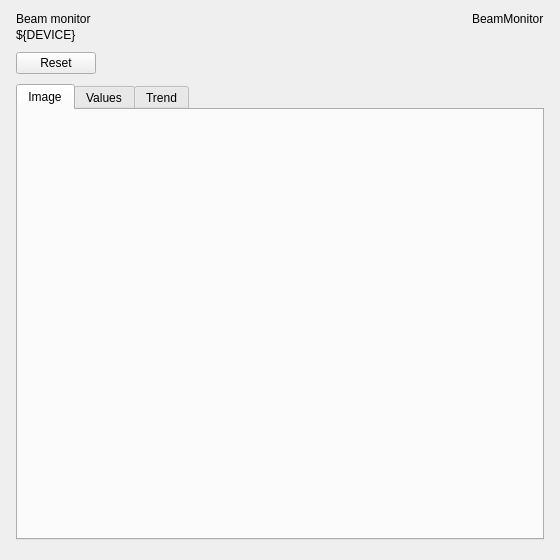
<?xml version="1.0" encoding="UTF-8"?>
<!--
  Beam monitor panel for a BeamMonitor device: commands, values, trend and image.
  Macros: DEVICE (the Tango device name)
  Open with a PyDMRelatedDisplayButton: filename "panels/beammonitor/panel.ui", macros {"DEVICE": "..."}
-->
<ui version="4.0">
 <class>BeamMonitorPanel</class>
 <widget class="QWidget" name="BeamMonitorPanel">
  <property name="geometry">
   <rect>
    <x>0</x>
    <y>0</y>
    <width>560</width>
    <height>560</height>
   </rect>
  </property>
  <property name="windowTitle">
   <string>Beam monitor ${DEVICE}</string>
  </property>
  <layout class="QVBoxLayout" name="main_layout">
   <property name="spacing">
    <number>10</number>
   </property>
   <property name="leftMargin">
    <number>16</number>
   </property>
   <property name="topMargin">
    <number>12</number>
   </property>
   <property name="rightMargin">
    <number>16</number>
   </property>
   <property name="bottomMargin">
    <number>10</number>
   </property>
   <item>
    <layout class="QHBoxLayout" name="header_layout">
     <property name="spacing">
      <number>12</number>
     </property>
     <property name="leftMargin">
      <number>0</number>
     </property>
     <property name="topMargin">
      <number>0</number>
     </property>
     <property name="rightMargin">
      <number>0</number>
     </property>
     <property name="bottomMargin">
      <number>0</number>
     </property>
     <item>
      <layout class="QVBoxLayout" name="titles_layout">
       <property name="spacing">
        <number>2</number>
       </property>
       <property name="leftMargin">
        <number>0</number>
       </property>
       <property name="topMargin">
        <number>0</number>
       </property>
       <property name="rightMargin">
        <number>0</number>
       </property>
       <property name="bottomMargin">
        <number>0</number>
       </property>
       <item>
        <widget class="QLabel" name="title">
         <property name="text">
          <string>Beam monitor</string>
         </property>
         <property name="mbiRole" stdset="0">
          <string>title</string>
         </property>
        </widget>
       </item>
       <item>
        <widget class="QLabel" name="subtitle">
         <property name="text">
          <string>${DEVICE}</string>
         </property>
         <property name="textInteractionFlags">
          <set>Qt::TextSelectableByMouse</set>
         </property>
         <property name="mbiRole" stdset="0">
          <string>subheading</string>
         </property>
        </widget>
       </item>
      </layout>
     </item>
     <item>
      <spacer name="spacer">
       <property name="orientation">
        <enum>Qt::Horizontal</enum>
       </property>
       <property name="sizeHint" stdset="0">
        <size>
         <width>0</width>
         <height>0</height>
        </size>
       </property>
      </spacer>
     </item>
     <item alignment="Qt::AlignTop">
      <widget class="QLabel" name="device_class">
       <property name="text">
        <string>BeamMonitor</string>
       </property>
       <property name="mbiRole" stdset="0">
        <string>caption</string>
       </property>
      </widget>
     </item>
    </layout>
   </item>
   <item>
    <layout class="QHBoxLayout" name="commands_layout">
     <property name="spacing">
      <number>8</number>
     </property>
     <property name="leftMargin">
      <number>0</number>
     </property>
     <property name="topMargin">
      <number>0</number>
     </property>
     <property name="rightMargin">
      <number>0</number>
     </property>
     <property name="bottomMargin">
      <number>0</number>
     </property>
     <item>
      <widget class="PyDMPushButton" name="reset_command">
       <property name="text">
        <string>Reset</string>
       </property>
       <property name="toolTip">
        <string>tango://${DEVICE}/Reset</string>
       </property>
       <property name="channel" stdset="0">
        <string>tango://${DEVICE}/Reset</string>
       </property>
       <property name="pressValue" stdset="0">
        <string>1</string>
       </property>
      </widget>
     </item>
     <item>
      <spacer name="spacer_2">
       <property name="orientation">
        <enum>Qt::Horizontal</enum>
       </property>
       <property name="sizeHint" stdset="0">
        <size>
         <width>0</width>
         <height>0</height>
        </size>
       </property>
      </spacer>
     </item>
    </layout>
   </item>
   <item>
    <widget class="QTabWidget" name="tabs">
     <property name="currentIndex">
      <number>0</number>
     </property>
     <widget class="QWidget" name="image_tab">
      <attribute name="title">
       <string>Image</string>
      </attribute>
      <layout class="QVBoxLayout" name="image_layout">
       <property name="leftMargin">
        <number>6</number>
       </property>
       <property name="topMargin">
        <number>6</number>
       </property>
       <property name="rightMargin">
        <number>6</number>
       </property>
       <property name="bottomMargin">
        <number>6</number>
       </property>
       <item>
        <widget class="PyDMImageView" name="image">
         <property name="toolTip">
          <string>tango://${DEVICE}/image</string>
         </property>
         <property name="imageChannel" stdset="0">
          <string>tango://${DEVICE}/image</string>
         </property>
         <property name="readingOrder" stdset="0">
          <enum>PyDMImageView::Clike</enum>
         </property>
         <property name="colorMap" stdset="0">
          <enum>PyDMImageView::Inferno</enum>
         </property>
         <property name="normalizeData" stdset="0">
          <bool>true</bool>
         </property>
        </widget>
       </item>
      </layout>
     </widget>
     <widget class="QWidget" name="values_tab">
      <attribute name="title">
       <string>Values</string>
      </attribute>
      <layout class="QGridLayout" name="values_layout">
       <property name="spacing">
        <number>8</number>
       </property>
       <property name="leftMargin">
        <number>12</number>
       </property>
       <property name="topMargin">
        <number>12</number>
       </property>
       <property name="rightMargin">
        <number>12</number>
       </property>
       <property name="bottomMargin">
        <number>12</number>
       </property>
       <item row="0" column="0">
        <widget class="QLabel" name="attribute_heading">
         <property name="text">
          <string>Attribute</string>
         </property>
         <property name="mbiRole" stdset="0">
          <string>caption</string>
         </property>
        </widget>
       </item>
       <item row="0" column="1">
        <widget class="QLabel" name="value_heading">
         <property name="text">
          <string>Value</string>
         </property>
         <property name="alignment">
          <set>Qt::AlignRight|Qt::AlignVCenter</set>
         </property>
         <property name="mbiRole" stdset="0">
          <string>caption</string>
         </property>
        </widget>
       </item>
       <item row="0" column="2">
        <widget class="QLabel" name="setpoint_heading">
         <property name="text">
          <string>Setpoint</string>
         </property>
         <property name="mbiRole" stdset="0">
          <string>caption</string>
         </property>
        </widget>
       </item>
       <item row="1" column="0">
        <widget class="QLabel" name="centroid_x_label">
         <property name="text">
          <string>Centroid x</string>
         </property>
        </widget>
       </item>
       <item row="1" column="1">
        <widget class="PyDMLabel" name="centroid_x">
         <property name="minimumSize">
          <size>
           <width>130</width>
           <height>0</height>
          </size>
         </property>
         <property name="toolTip">
          <string>tango://${DEVICE}/centroid_x</string>
         </property>
         <property name="alignment">
          <set>Qt::AlignRight|Qt::AlignVCenter</set>
         </property>
         <property name="mbiRole" stdset="0">
          <string>value</string>
         </property>
         <property name="showUnits" stdset="0">
          <bool>true</bool>
         </property>
         <property name="channel" stdset="0">
          <string>tango://${DEVICE}/centroid_x</string>
         </property>
        </widget>
       </item>
       <item row="2" column="0">
        <widget class="QLabel" name="centroid_y_label">
         <property name="text">
          <string>Centroid y</string>
         </property>
        </widget>
       </item>
       <item row="2" column="1">
        <widget class="PyDMLabel" name="centroid_y">
         <property name="minimumSize">
          <size>
           <width>130</width>
           <height>0</height>
          </size>
         </property>
         <property name="toolTip">
          <string>tango://${DEVICE}/centroid_y</string>
         </property>
         <property name="alignment">
          <set>Qt::AlignRight|Qt::AlignVCenter</set>
         </property>
         <property name="mbiRole" stdset="0">
          <string>value</string>
         </property>
         <property name="showUnits" stdset="0">
          <bool>true</bool>
         </property>
         <property name="channel" stdset="0">
          <string>tango://${DEVICE}/centroid_y</string>
         </property>
        </widget>
       </item>
       <item row="3" column="0">
        <widget class="QLabel" name="sigma_x_label">
         <property name="text">
          <string>Width x (sigma)</string>
         </property>
        </widget>
       </item>
       <item row="3" column="1">
        <widget class="PyDMLabel" name="sigma_x">
         <property name="minimumSize">
          <size>
           <width>130</width>
           <height>0</height>
          </size>
         </property>
         <property name="toolTip">
          <string>tango://${DEVICE}/sigma_x</string>
         </property>
         <property name="alignment">
          <set>Qt::AlignRight|Qt::AlignVCenter</set>
         </property>
         <property name="mbiRole" stdset="0">
          <string>value</string>
         </property>
         <property name="showUnits" stdset="0">
          <bool>true</bool>
         </property>
         <property name="channel" stdset="0">
          <string>tango://${DEVICE}/sigma_x</string>
         </property>
        </widget>
       </item>
       <item row="4" column="0">
        <widget class="QLabel" name="sigma_y_label">
         <property name="text">
          <string>Width y (sigma)</string>
         </property>
        </widget>
       </item>
       <item row="4" column="1">
        <widget class="PyDMLabel" name="sigma_y">
         <property name="minimumSize">
          <size>
           <width>130</width>
           <height>0</height>
          </size>
         </property>
         <property name="toolTip">
          <string>tango://${DEVICE}/sigma_y</string>
         </property>
         <property name="alignment">
          <set>Qt::AlignRight|Qt::AlignVCenter</set>
         </property>
         <property name="mbiRole" stdset="0">
          <string>value</string>
         </property>
         <property name="showUnits" stdset="0">
          <bool>true</bool>
         </property>
         <property name="channel" stdset="0">
          <string>tango://${DEVICE}/sigma_y</string>
         </property>
        </widget>
       </item>
       <item row="5" column="0">
        <widget class="QLabel" name="intensity_label">
         <property name="text">
          <string>Intensity</string>
         </property>
        </widget>
       </item>
       <item row="5" column="1">
        <widget class="PyDMLabel" name="intensity">
         <property name="minimumSize">
          <size>
           <width>130</width>
           <height>0</height>
          </size>
         </property>
         <property name="toolTip">
          <string>tango://${DEVICE}/intensity</string>
         </property>
         <property name="alignment">
          <set>Qt::AlignRight|Qt::AlignVCenter</set>
         </property>
         <property name="mbiRole" stdset="0">
          <string>value</string>
         </property>
         <property name="showUnits" stdset="0">
          <bool>true</bool>
         </property>
         <property name="channel" stdset="0">
          <string>tango://${DEVICE}/intensity</string>
         </property>
        </widget>
       </item>
       <item row="6" column="0">
        <widget class="QLabel" name="exposure_time_label">
         <property name="text">
          <string>Exposure time</string>
         </property>
        </widget>
       </item>
       <item row="6" column="1">
        <widget class="PyDMLabel" name="exposure_time">
         <property name="minimumSize">
          <size>
           <width>130</width>
           <height>0</height>
          </size>
         </property>
         <property name="toolTip">
          <string>tango://${DEVICE}/exposure_time</string>
         </property>
         <property name="alignment">
          <set>Qt::AlignRight|Qt::AlignVCenter</set>
         </property>
         <property name="mbiRole" stdset="0">
          <string>value</string>
         </property>
         <property name="showUnits" stdset="0">
          <bool>true</bool>
         </property>
         <property name="channel" stdset="0">
          <string>tango://${DEVICE}/exposure_time</string>
         </property>
        </widget>
       </item>
       <item row="6" column="2">
        <widget class="PyDMLineEdit" name="exposure_time_setpoint">
         <property name="toolTip">
          <string>tango://${DEVICE}/exposure_time</string>
         </property>
         <property name="minimumSize">
          <size>
           <width>110</width>
           <height>0</height>
          </size>
         </property>
         <property name="channel" stdset="0">
          <string>tango://${DEVICE}/exposure_time?w_value</string>
         </property>
         <property name="showUnits" stdset="0">
          <bool>true</bool>
         </property>
        </widget>
       </item>
       <item row="7" column="0">
        <spacer name="spacer_3">
         <property name="orientation">
          <enum>Qt::Vertical</enum>
         </property>
         <property name="sizeHint" stdset="0">
          <size>
           <width>0</width>
           <height>0</height>
          </size>
         </property>
        </spacer>
       </item>
       <item row="0" column="3">
        <spacer name="spacer_4">
         <property name="orientation">
          <enum>Qt::Horizontal</enum>
         </property>
         <property name="sizeHint" stdset="0">
          <size>
           <width>0</width>
           <height>0</height>
          </size>
         </property>
        </spacer>
       </item>
      </layout>
     </widget>
     <widget class="QWidget" name="trend_tab">
      <attribute name="title">
       <string>Trend</string>
      </attribute>
      <layout class="QVBoxLayout" name="trend_layout">
       <property name="leftMargin">
        <number>6</number>
       </property>
       <property name="topMargin">
        <number>6</number>
       </property>
       <property name="rightMargin">
        <number>6</number>
       </property>
       <property name="bottomMargin">
        <number>6</number>
       </property>
       <item>
        <widget class="PyDMTimePlot" name="trend">
         <property name="toolTip">
          <string>Last 10 minutes; right click for options</string>
         </property>
         <property name="yAxes" stdset="0">
          <stringlist>
           <string>{"name": "Centroid", "orientation": "left", "label": "Centroid", "minRange": -1.0, "maxRange": 1.0, "autoRange": true, "logMode": false}</string>
          </stringlist>
         </property>
         <property name="curves" stdset="0">
          <stringlist>
           <string>{"channel": "tango://${DEVICE}/centroid_x", "plot_style": null, "name": "Centroid x", "color": "#2ab5dd", "lineStyle": 1, "lineWidth": 2, "symbol": null, "symbolSize": 10, "yAxisName": "Centroid", "barWidth": null, "upperThreshold": null, "lowerThreshold": null, "thresholdColor": "white"}</string>
           <string>{"channel": "tango://${DEVICE}/centroid_y", "plot_style": null, "name": "Centroid y", "color": "#cf0eee", "lineStyle": 1, "lineWidth": 2, "symbol": null, "symbolSize": 10, "yAxisName": "Centroid", "barWidth": null, "upperThreshold": null, "lowerThreshold": null, "thresholdColor": "white"}</string>
          </stringlist>
         </property>
         <property name="timeSpan" stdset="0">
          <double>600.0</double>
         </property>
         <property name="updateInterval" stdset="0">
          <double>1.0</double>
         </property>
         <property name="showLegend" stdset="0">
          <bool>true</bool>
         </property>
         <property name="showXGrid" stdset="0">
          <bool>true</bool>
         </property>
         <property name="showYGrid" stdset="0">
          <bool>true</bool>
         </property>
         <property name="backgroundColor" stdset="0">
          <color alpha="255">
           <red>43</red>
           <green>47</green>
           <blue>64</blue>
          </color>
         </property>
         <property name="axisColor" stdset="0">
          <color alpha="255">
           <red>164</red>
           <green>168</green>
           <blue>184</blue>
          </color>
         </property>
        </widget>
       </item>
      </layout>
     </widget>
    </widget>
   </item>
   <item>
    <widget class="MbiDeviceFooter" name="footer">
     <property name="device" stdset="0">
      <string>${DEVICE}</string>
     </property>
    </widget>
   </item>
  </layout>
 </widget>
 <customwidgets>
  <customwidget>
   <class>MbiDeviceFooter</class>
   <extends>QWidget</extends>
   <header>pydm_mbi.widgets.footer</header>
  </customwidget>
  <customwidget>
   <class>PyDMImageView</class>
   <extends>QWidget</extends>
   <header>pydm.widgets.image</header>
  </customwidget>
  <customwidget>
   <class>PyDMLabel</class>
   <extends>QLabel</extends>
   <header>pydm.widgets.label</header>
  </customwidget>
  <customwidget>
   <class>PyDMLineEdit</class>
   <extends>QLineEdit</extends>
   <header>pydm.widgets.line_edit</header>
  </customwidget>
  <customwidget>
   <class>PyDMPushButton</class>
   <extends>QPushButton</extends>
   <header>pydm.widgets.pushbutton</header>
  </customwidget>
  <customwidget>
   <class>PyDMTimePlot</class>
   <extends>QGraphicsView</extends>
   <header>pydm.widgets.timeplot</header>
  </customwidget>
 </customwidgets>
 <resources />
 <connections />
</ui>
